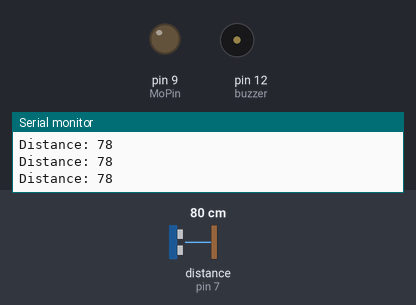
A sketch run on a simulated Arduino Uno, built with avr-gcc and run on an emulated ATmega328P. On the bench: output pins drawn as LEDs (lit = HIGH), buzzer (waves = sounding, pin HIGH), the last lines printed to the serial monitor. Wiring (inferred from the names in the program): ultrasonic range finder: trigger pin 6; echo pin 7. Dashed ring = blinking. The test bench sets the inputs (shaded band); at power-on: distance to the obstacle (sensor on pin 7) 80 cm. The echo pulse lasts 58.3 µs per cm; pins used as bus, display or sensor lines are not drawn.

Above: at 1.2 s.
1.3 s: distance to the obstacle (sensor on pin 7) set to 56 cm
2.8 s: distance to the obstacle (sensor on pin 7) set to 48 cm
At 3.6 s:
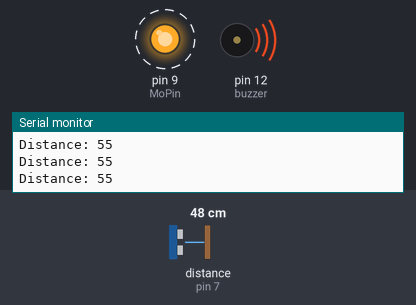
Timing chart, 0 to 11.8 s (numbered marks = the images above; inputs shaded):
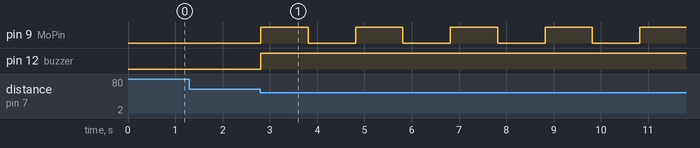

Measured:
- the behaviour switches between 52 and 51 cm on distance to the obstacle (sensor on pin 7) (found by bisection; images 0 and 1)
- after the input at 2.8 s, pin 9 (MoPin): alternates HIGH for 1.0 s and LOW for 1.0 s, starting at once; pin 12 (buzzer): LOW → HIGH at once

The sketch:

Bast_n.ino
```cpp
// defines pins numbers
const int trigPin = 6;//amarillo
const int echoPin = 7;//naranja
const int buzzer = 12;
int MoPin = 9;    // vibrator Grove connected to digital pin 9

// defines variables
long duration;
int distance;
int safetyDistance;


void setup() {
pinMode(trigPin, OUTPUT); // Sets the trigPin as an Output
pinMode(echoPin, INPUT); // Sets the echoPin as an Input
pinMode(buzzer, OUTPUT);
Serial.begin(9600); // Starts the serial communication
pinMode( MoPin, OUTPUT );// vibrator OutPut
}


void loop() {
// Clears the trigPin
digitalWrite(trigPin, LOW);
delayMicroseconds(2);

// Sets the trigPin on HIGH state for 10 micro seconds
digitalWrite(trigPin, HIGH);
delayMicroseconds(10);
digitalWrite(trigPin, LOW);

// Reads the echoPin, returns the sound wave travel time in microseconds
duration = pulseIn(echoPin, HIGH);

// Calculating the distance
distance= duration*0.034/2;

safetyDistance = distance;
if (safetyDistance <= 50){
  digitalWrite(buzzer, HIGH);
  digitalWrite(MoPin, HIGH);
 delay(1000);
 digitalWrite(MoPin, LOW);
 delay(1000);
}
else{
  digitalWrite(buzzer, LOW);
  digitalWrite(MoPin, LOW);

}

// Prints the distance on the Serial Monitor
Serial.print("Distance: ");
Serial.println(distance);
}
```
